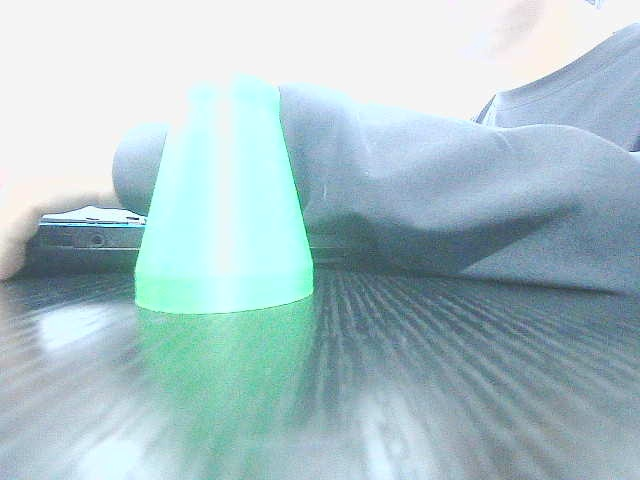
#> input picture debug/board_scene_raw.jpg, 640 x 480 px
$ python -i color_detector.py   (imports and definitions only)
#> lines starting #> are read from the running program, lines starting #| are printed output that depends on the picture; after the words box and inside, x2 and y2 are one past the last pixel; in counts of white or black regions, pixels touching at a corner belong together
#> further down, picture is the input picture: shape (480, 640, 3); mean B, G, R 202.2, 196.4, 171.2
# -*- coding: utf-8 -*-
"""六色色块检测核心（纯 OpenCV）

识别黄/红/绿/蓝/白/黑六种色块（智能车工训识别物，约 10-15cm），检测流程：
GaussianBlur -> HSV -> 六色掩码 -> 开运算 -> findContours -> 面积/宽高比筛选 -> 输出

阈值要点（可行性评估报告实测初始值）：
- 黄：H 15~35，S≥80，V≥100
- 红：双区间合并 (H 0~16) ∪ (H 168~180)，S≥80，V≥90
- 绿：H 55~85，S≥80，V≥75
- 蓝：H 86~135，S≥120，V≥60（标准蓝 BGR(255,0,0) 对应 HSV H≈120）
- 白：高 V 低 S（V≥200 且 S≤60），不看色相；高光点可能被误检需靠面积筛选
- 黑：低饱和低亮（S≤45 且 V≤45），不看色相；紧致度过滤避免深色/暗面误判

支持 ROI 限定：detect(frame, roi=...) 时仅检测框选区域内色块，框外不产生检测框。

只输出颜色名 + 检测框 + 中心点（供显示与后续坐标输出预留），本模块不做坐标映射。
"""
from dataclasses import dataclass
from typing import Dict, List, Optional, Tuple

import cv2
import numpy as np

# 颜色元信息：color_key -> (中文名, 框线 BGR 颜色)
COLOR_META: Dict[str, Tuple[str, Tuple[int, int, int]]] = {
    "yellow": ("yellow", (0, 255, 255)),
    "red":    ("red", (0, 0, 255)),
    "green":  ("green", (0, 255, 0)),
    "blue":   ("blue", (255, 0, 0)),
    "black":  ("black", (180, 180, 180)),  # 灰框线，与白色品红框区分
    "white":  ("white", (255, 0, 255)),  # 品红框线，与黑色灰框区分
}

# 可行性评估报告实测初始阈值
DEFAULT_THRESHOLDS: Dict[str, Dict[str, int]] = {
    "yellow": {"h_low": 15, "h_high": 35, "s_low": 80, "v_low": 100},
    "red":    {"h_low": 0, "h_high": 16, "h_low2": 168, "h_high2": 180,
               "s_low": 80, "v_low": 90},
    "green":  {"h_low": 55, "h_high": 85, "s_low": 80, "v_low": 75},
    "blue":   {"h_low": 86, "h_high": 135, "s_low": 120, "v_low": 60},
    "black":  {"s_high": 45, "v_high": 45},  # 黑：低饱和 + 低亮度，不看色相
    "white":  {"v_low": 200, "s_high": 60},
}


def _merge_thresholds(custom: Optional[Dict]) -> Dict[str, Dict[str, int]]:
    """将用户自定义阈值与默认值合并（只覆盖传入项）"""
    merged: Dict[str, Dict[str, int]] = {}
    for key, base in DEFAULT_THRESHOLDS.items():
        d = dict(base)
        if custom and key in custom:
            d.update(custom[key])
        merged[key] = d
    return merged


@dataclass
class ColorDetection:
    """单个色块检测结果"""

    color_key: str                        # yellow / red / green / blue / black / white
    color_name: str                       # 中文名：黄 / 红 / 绿 / 蓝 / 黑 / 白
    box: Tuple[float, float, float, float]  # (x1, y1, x2, y2) 原始帧像素
    center: Tuple[float, float]           # (cx, cy) 中心点
    area: float                           # 轮廓面积（像素）


class ColorDetector:
    """六色色块检测器（黄/红/绿/蓝/白/黑，纯 OpenCV，无模型依赖）"""

    def __init__(self, thresholds: Optional[Dict] = None,
                 min_area: int = 400,
                 max_area_ratio: float = 0.9,
                 min_wh_ratio: float = 0.25,
                 max_wh_ratio: float = 4.0,
                 black_compactness_min: float = 0.35):
        # 默认遍历顺序：黄、红、绿、蓝、白、黑
        self.thresholds = _merge_thresholds(thresholds)
        self.min_area = min_area                # 轮廓最小面积（像素）
        self.max_area_ratio = max_area_ratio    # 占整帧面积上限，过滤整幅同色
        self.min_wh_ratio = min_wh_ratio        # 宽高比下限（排除细长线状）
        self.max_wh_ratio = max_wh_ratio        # 宽高比上限
        self.black_compactness_min = black_compactness_min  # 黑色通道紧致度下限（滤深色/暗面散块）

    # ---------- 对外接口 ----------
    def detect(self, frame, roi=None) -> List[ColorDetection]:
        """对一帧执行六色检测（黄/红/绿/蓝/白/黑），返回检测结果列表（颜色名 + 框 + 中心点）

        Args:
            frame: 原始 BGR 帧
            roi: 可选 (x1, y1, x2, y2) 识别范围（原始帧坐标）。
                 传入时仅在该范围内检测，框外区域不产生任何检测框；
                 None 表示全画面检测。
        """
        if frame is None:
            return []
        h, w = frame.shape[:2]
#> h = 480; w = 640

        # ROI 限定：裁剪子图检测，检测结果坐标回加偏移还原到原始帧坐标系
        if roi is not None:
            x1, y1, x2, y2 = [int(v) for v in roi]
            x1, y1 = max(0, min(x1, w)), max(0, min(y1, h))
            x2, y2 = max(0, min(x2, w)), max(0, min(y2, h))
            if x2 <= x1 or y2 <= y1:
                return []
            dets = self._detect_sub(frame[y1:y2, x1:x2])
            for d in dets:
                d.box = (d.box[0] + x1, d.box[1] + y1,
                         d.box[2] + x1, d.box[3] + y1)
                d.center = (d.center[0] + x1, d.center[1] + y1)
            return dets
        return self._detect_sub(frame)

    def _detect_sub(self, sub) -> List[ColorDetection]:
        """对单帧或 ROI 子图执行六色检测，返回子图坐标系下的结果"""
        if sub is None or sub.size == 0:
            return []
        h, w = sub.shape[:2]
#> h = 480; w = 640
        frame_area = float(h * w)
#> frame_area = 307200

        blurred = cv2.GaussianBlur(sub, (5, 5), 0)
        hsv = cv2.cvtColor(blurred, cv2.COLOR_BGR2HSV)
#> hsv: shape (480, 640, 3); mean H, S, V 78.3, 46.2, 204.7

        dets: List[ColorDetection] = []
        # 遍历顺序：黄、红、绿、蓝、白、黑（黑放最后，阈值低饱和低亮不与彩色通道冲突）
        for key in ("yellow", "red", "green", "blue", "white", "black"):
            mask = self._build_mask(hsv, self.thresholds[key])
            # 形态学去噪：开运算去小噪点，闭运算补内部孔洞
            kernel = np.ones((5, 5), np.uint8)
            mask = cv2.morphologyEx(mask, cv2.MORPH_OPEN, kernel)
            mask = cv2.morphologyEx(mask, cv2.MORPH_CLOSE, kernel)

            contours, _ = cv2.findContours(mask, cv2.RETR_EXTERNAL,
                                           cv2.CHAIN_APPROX_SIMPLE)
            name = COLOR_META[key][0]
            for cnt in contours:
                area = cv2.contourArea(cnt)
                if area < self.min_area or area > self.max_area_ratio * frame_area:
                    continue
                x, y, bw, bh = cv2.boundingRect(cnt)
                if bw <= 0 or bh <= 0:
                    continue
                # 黑色通道额外紧致度过滤：深色/暗面常呈散块或条状，紧致度低，
                # 实心黑色物块紧致度接近 1（圆≈0.785、方≈1），低于下限则判为误报跳过
                if key == "black" and self.black_compactness_min > 0:
                    rect_area = float(bw * bh)
                    if rect_area > 0 and area / rect_area < self.black_compactness_min:
                        continue
                wh = bw / float(bh)
                if wh < self.min_wh_ratio or wh > self.max_wh_ratio:
                    continue
                box = (float(x), float(y), float(x + bw), float(y + bh))
                center = (float(x + bw / 2.0), float(y + bh / 2.0))
                dets.append(ColorDetection(key, name, box, center, float(area)))
#> this loop made 6 passes
#> (s_lo in _build_mask, v_lo in _build_mask) on passes 1 to 4: (80, 100), (80, 90), (80, 75), (120, 60)
#> s_hi in _build_mask on pass 6: 45
#> pass 3, in _build_mask (call 3), `mask = cv2.inRange(hsv, (t["h_low"], s_lo, v_lo), (t["h_high"], 255, 2..`:
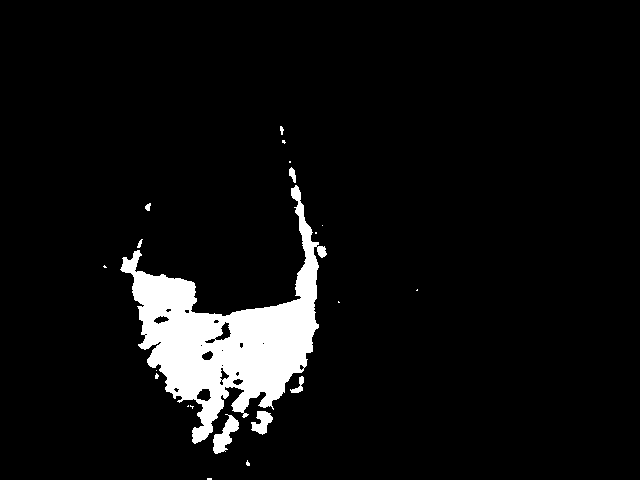
#> mask: shape (480, 640); 6.2% white; 21 white regions (13 under 20 px), largest, box (x1, y1, x2, y2) and area: (120, 185, 327, 444) 17847, (213, 414, 239, 454) 487, (251, 411, 273, 435) 306
#> pass 3, in _detect_sub, `mask = cv2.morphologyEx(mask, cv2.MORPH_OPEN, kernel)`:
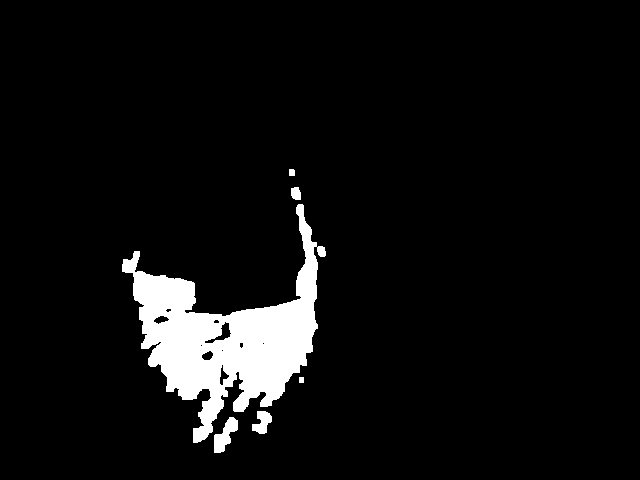
#> mask: shape (480, 640); 5.9% white; 6 white regions, box (x1, y1, x2, y2) and area: (122, 204, 326, 443) 17348, (214, 417, 238, 453) 448, (252, 411, 272, 434) 289, (291, 187, 301, 200) 111, (289, 169, 295, 176) 41, (299, 377, 304, 383) 30
#> pass 3, in _detect_sub, `mask = cv2.morphologyEx(mask, cv2.MORPH_CLOSE, kernel)`:
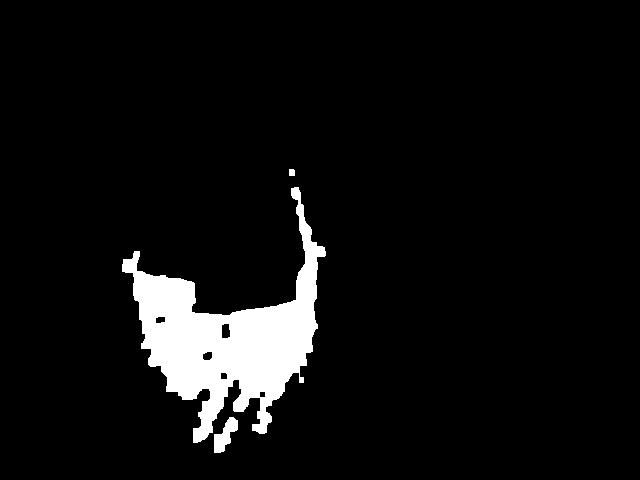
#> mask: shape (480, 640); 6.1% white; 3 white regions, box (x1, y1, x2, y2) and area: (122, 187, 326, 443) 18248, (214, 417, 238, 453) 451, (289, 169, 295, 176) 41
#> after the loop, dets = 5 items
        return dets

    # [57 lines left out: functions classify_roi, update_threshold, not called in this run]

    def reset_thresholds(self) -> None:
        """恢复默认阈值"""
        self.thresholds = _merge_thresholds(None)

    # ---------- 内部 ----------
    @staticmethod
    def _build_mask(hsv, t: Dict[str, int]) -> np.ndarray:
        """根据颜色阈值生成单色掩码；黑看 V 上限（可叠加 S 上限），白看 V 下限+S 上限，红做双区间合并"""
        # 黑色：不看色相，低饱和 + 低亮度（V 上限）；默认不设 S 上限，兼容旧版 v_high 用法
        if "v_high" in t:
            s_hi = t.get("s_high", 255)
            return cv2.inRange(hsv, (0, 0, 0), (180, s_hi, t["v_high"]))
        # 白色/灰白：不看色相，V 下限 + S 上限（高 V 低 S）
        if "v_low" in t and "s_high" in t:
            return cv2.inRange(hsv, (0, 0, t["v_low"]), (180, t["s_high"], 255))

        s_lo = t.get("s_low", 0)
        v_lo = t.get("v_low", 0)
        mask = cv2.inRange(hsv, (t["h_low"], s_lo, v_lo),
                           (t["h_high"], 255, 255))
        # 红色双区间合并（H 两端）
        if "h_low2" in t:
            mask2 = cv2.inRange(hsv, (t["h_low2"], s_lo, v_lo),
                                (t["h_high2"], 255, 255))
            mask = cv2.bitwise_or(mask, mask2)
        return mask

>>> import cv2
>>> picture = cv2.imread('../../../debug/board_scene_raw.jpg')
>>> result = ColorDetector().detect(picture)
#> result = 5 items
